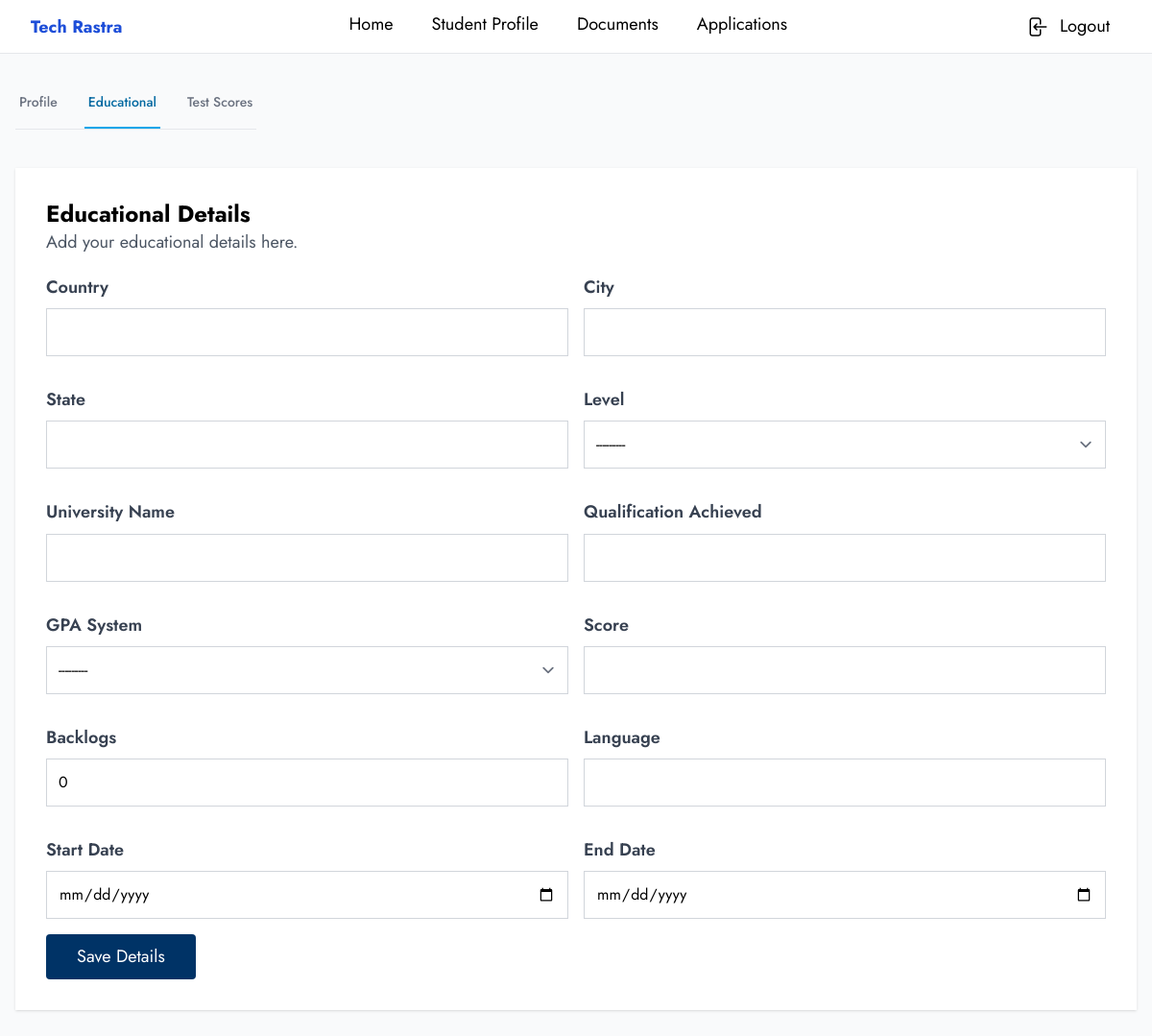
The app's page /student/profile/education (signed in), older data.
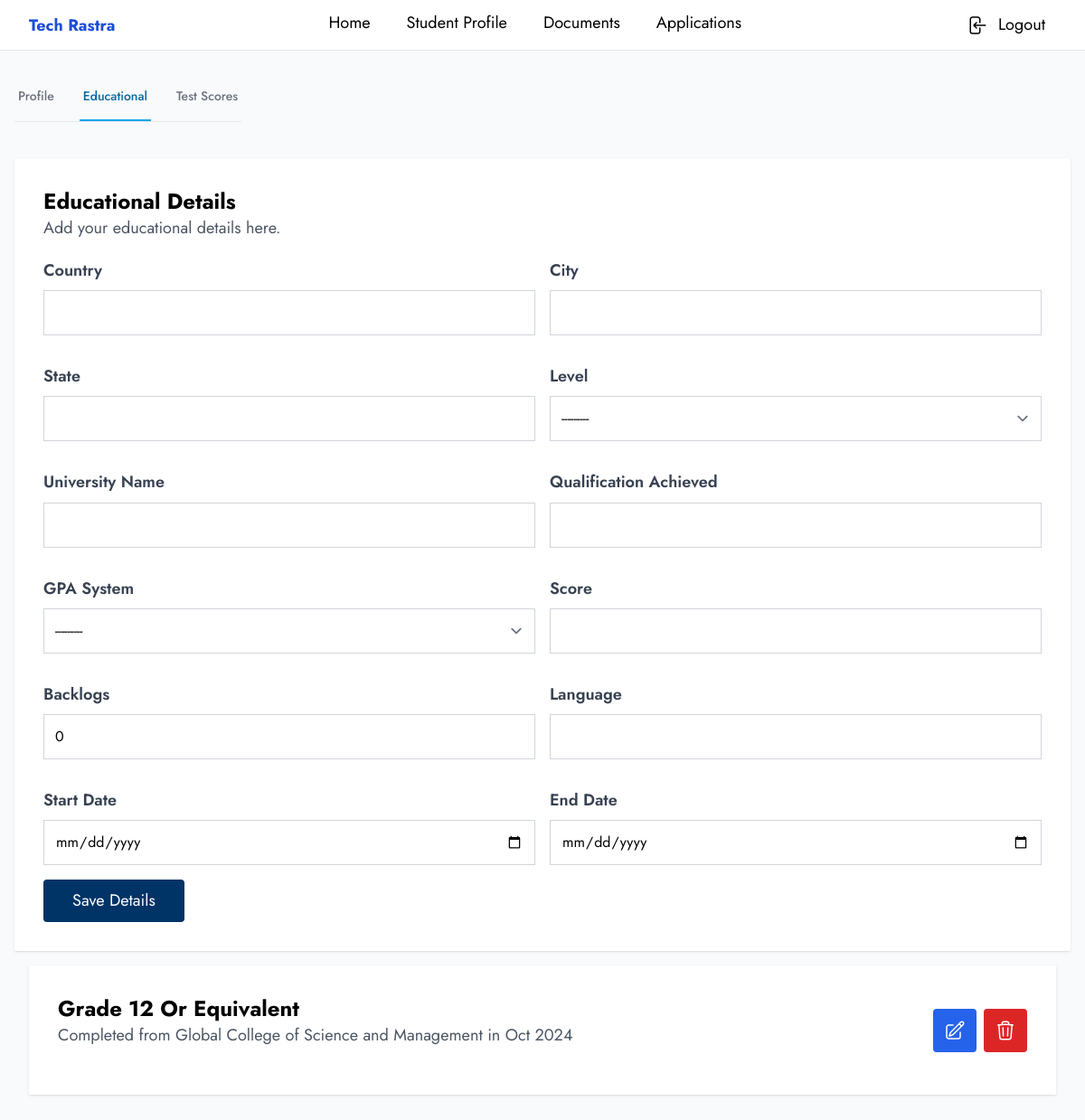
The same page, newer data.
### users/models.py (models this page shows, shortened)
class Consultancy(models.Model):
    STATUS_CHOICES = (
        ("pending", "Pending"),
        ("approved", "Approved"),
        ("rejected", "Rejected"),
    )
    STATE_CHOICES = (
        ("Province 1", "Province 1"),
        ("Province 2", "Province 2"),
        ("Bagmati", "Bagmati"),
        ("Gandaki", "Gandaki"),
        ("Lumbini", "Lumbini"),
        ("Karnali", "Karnali"),
        ("Sudurpashchim", "Sudurpashchim"),
    )
    name = models.CharField(max_length=255, unique=True)
    company_email = models.EmailField(max_length=255, unique=True)
    user = models.OneToOneField(
        User,
        on_delete=models.CASCADE,
    )
    slug = models.SlugField(max_length=255, unique=True, blank=True)
    logo = models.ImageField(upload_to="consultancy", null=True, blank=True)
    website = models.URLField(max_length=255, null=True, blank=True)
    address = models.CharField(max_length=255)
    city = models.CharField(max_length=100)
    zip_code = models.CharField(max_length=10)
    state = models.CharField(max_length=100, choices=STATE_CHOICES)
    country = models.CharField(max_length=100)
    phone = models.CharField(max_length=15)
    whatsapp = models.CharField(max_length=15, null=True, blank=True)
    status = models.CharField(max_length=100, choices=STATUS_CHOICES, default="pending")
    created_at = models.DateTimeField(default=timezone.now)
    updated_at = models.DateTimeField(default=timezone.now)
    class Meta:
        db_table = "consultancy"
        verbose_name_plural = "Consultancies"

### student/models.py (models this page shows, shortened)
class Education(models.Model):
    LEVEL_CHOICES = (
        ("grade 12 or equivalent", "Grade 12 or equivalent"),
        ("undergraduate", "Undergraduate"),
        ("postgraduate", "Postgraduate"),
    )
    GPA_SYSTEM_CHOICES = (
        ("4.0", "4.0"),
        ("5.0", "5.0"),
        ("7.0", "7.0"),
        ("10.0", "10.0"),
        ("100.0", "100.0"),
    )
    country = models.CharField(max_length=100)
    city = models.CharField(max_length=100)
    state = models.CharField(max_length=100)
    level = models.CharField(max_length=50, choices=LEVEL_CHOICES)
    university_name = models.CharField(max_length=255)
    qualification_achieved = models.CharField(max_length=255)
    gpa_system = models.CharField(max_length=10, choices=GPA_SYSTEM_CHOICES)
    score = models.DecimalField(max_digits=5, decimal_places=2)
    backlogs = models.PositiveIntegerField(null=True, blank=True, default=0)
    language = models.CharField(max_length=100)
    start_date = models.DateField()
    end_date = models.DateField()
    user = models.ForeignKey(User, on_delete=models.CASCADE, related_name="education")
    created_at = models.DateTimeField(auto_now_add=True)
    updated_at = models.DateTimeField(auto_now=True)
    class Meta:
        db_table = "education"
        verbose_name_plural = "Education"

### student/views.py (the view)
@login_required(login_url="login")
def educational(request):
    if request.user.role != "student":
        messages.error(request, "You are not authorized to view this page.")
        return redirect("error")
    form = EducationForm(request.POST or None)
    educations = Education.objects.filter(user=request.user).values(
        "level", "university_name", "end_date", "id"
    )
    if request.method == "POST" and form.is_valid():
        Education.objects.create(user=request.user, **form.cleaned_data)
        messages.success(request, "Education details updated successfully.")
    context = {"form": form, "educations": educations}
    return render(request, "student/educational.html", context)

### users/context.py (called while the page is built)
def consultancy(request):
    is_profile_complete = False
    if request.user.is_authenticated:
        if request.user.role == "consultancy":
            consultancy = request.user.role == "consultancy"
            is_profile_complete = Consultancy.objects.filter(user=request.user).exists()
            return {
                "consultancy": consultancy,
                "is_profile_complete": is_profile_complete,
            }
        elif request.user.role == "student":
            consultancy = request.user.associated_with
            return {
                "student_consultancy": consultancy,
            }
    return {
        "consultancy": None,
        "is_profile_complete": False,
        "student_consultancy": None,
    }

### templates/student/educational.html (shortened to what this page needs)
{% extends 'base/profile_base.html' %}
{% block content %}
<div class="px-4 container mx-auto my-4">
    <div class="my-10">
        <div class="mt-8">
            {% include 'common/profile_tabs.html' %}
        </div>
    </div>
    <div class="bg-white w-full shadow p-5 md:p-8">
        <div class="mb-5">
            <h1 class="text-2xl font-bold">Educational Details</h1>
            <p class="text-gray-600">
                Add your educational details here.
            </p>
        </div>
        <form method="POST" enctype="multipart/form-data" novalidate>
            <div class="grid grid-cols-1 md:grid-cols-2 xl:grid-cols-3 gap-4">
                {% for field in form %}
                <div class="mb-4">
                    <label for="{{ field.id_for_label }}" class="block text-gray-700 font-semibold mb-2">
                        {{ field.label }}
                    </label>
                    {{ field }}
                </div>
                {% endfor %}
            </div>
            <button type="submit" class="btn__primary">Save Details</button>
        </form>
    </div>
</div>
<div class="container mx-auto mb-4 md:mb-8">
    {% for edu in educations %}
    <div class="bg-white w-full shadow p-5 md:p-8 flex flex-col md:flex-row md:items-center justify-between">
        <div class="mb-5">
            <h1 class="text-lg md:text-2xl font-bold capitalize">{{edu.level}}</h1>
            <p class="text-gray-600">
                Completed from {{edu.university_name}} in {{edu.end_date | date:"M Y"}}
            </p>
        </div>
        <div class="flex gap-2 justify-start md:justify-center">
            <a href="{% url 'edit_education' edu.id %}" class="text-white cursor-pointer bg-blue-600 p-3 rounded">
            </a>
            <form action="{% url 'delete_education' edu.id %}" method="post" class="delete-form">
                <button type="button" class="text-white cursor-pointer bg-red-600 p-3 rounded delete-btn">
                </button>
            </form>
        </div>
    </div>
    {% endfor %}
</div>
{% endblock %}

### templates/base/profile_base.html (shortened to what this page needs)
{% load static tailwind_tags %}
<!DOCTYPE html>
<html lang="en">
<head>
    <link href="https://fonts.bunny.net/css?family=jost:200,300,400,500,600,700,800,900" rel="stylesheet" />
    <link rel="stylesheet" href="https://AgentDocxPullZone.b-cdn.net/static/styles/styles.css">
    {% tailwind_css %}
</head>
<body style="font-family: 'Jost', sans-serif;" class="min-h-screen w-full flex flex-col">
    {%include 'common/profile_navbar.html' %}
    <main class="bg-gray-50 min-h-screen">
        {% block content %}
        {% endblock %}
    </main>
</body>
</html>

### templates/common/profile_navbar.html (shortened to what this page needs)
<header class="bg-white shadow-xl border-b">
    <nav class="px-4 md:container md:mx-auto flex items-center justify-between">
        <div><span class="text-lg font-bold text-blue-700">{{student_consultancy.name}}</span></div>
        <div class="hidden md:flex justify-center gap-10">
            <a href="{% url 'student_home' %}"
                class="cursor-pointer py-3 border-b-4 {% if request.resolver_match.url_name == 'student_home' %} border-b-blue-700  {% else %} border-b-white {% endif %}">
                Home</a>
            <a href="{% url 'student_profile' %}"
                class="cursor-pointer py-3 border-b-4 {% if request.resolver_match.url_name == 'student_profile' %} border-b-blue-700  {% else %} border-b-white {% endif %}">
                Student Profile</a>
            <a href="{% url 'student_documents' %}"
                class="cursor-pointer py-3 border-b-4 {% if request.resolver_match.url_name == 'student_documents' %} border-b-blue-700  {% else %} border-b-white {% endif %}">
                Documents</a>
            <a href="{% url 'student_applications' %}"
                class="cursor-pointer py-3 border-b-4 {% if request.resolver_match.url_name == 'student_applications' %} border-b-blue-700  {% else %} border-b-white {% endif %}">
                Applications</a>
        </div>
        <div>
            <div>
                <a href="{% url 'logout' %}" class="flex items-center gap-3 p-3">
                    <span class="hidden md:inline">Logout</span>
                </a>
            </div>
        </div>
    </nav>
</header>

### templates/common/profile_tabs.html
<div class="border-b border-gray-200 w-fit">
    <nav class="flex gap-6" aria-label="Tabs">
        <a href="{% url 'student_profile' %}"
            class="shrink-0 border-b-2 px-1 pb-4 text-sm font-medium hover:border-gray-300 hover:text-gray-700
            {% if request.resolver_match.url_name == 'student_profile' %}border-sky-500 text-sky-700{% else %}border-transparent text-gray-500{% endif %}">
            Profile
        </a>
        <a href="{% url 'student_profile_educational' %}"
            class="shrink-0 border-b-2 px-1 pb-4 text-sm font-medium hover:border-gray-300 hover:text-gray-700
            {% if request.resolver_match.url_name == 'student_profile_educational' %}border-sky-500 text-sky-700{% else %}border-transparent text-gray-500{% endif %}">
            Educational
        </a>
        <a href="{% url 'student_profile_test_scores' %}"
            class="shrink-0 border-b-2 px-1 pb-4 text-sm font-medium hover:border-gray-300 hover:text-gray-700
            {% if request.resolver_match.url_name == 'student_profile_test_scores' %}border-sky-500 text-sky-700{% else %}border-transparent text-gray-500{% endif %}">
            Test Scores
        </a>
    </nav>
</div>

Row changes from the older to the newer data that the page shows:
added Education: level "Grade 12 Or Equivalent", university_name "Global College of Science and Management", end_date "Oct 2024"
